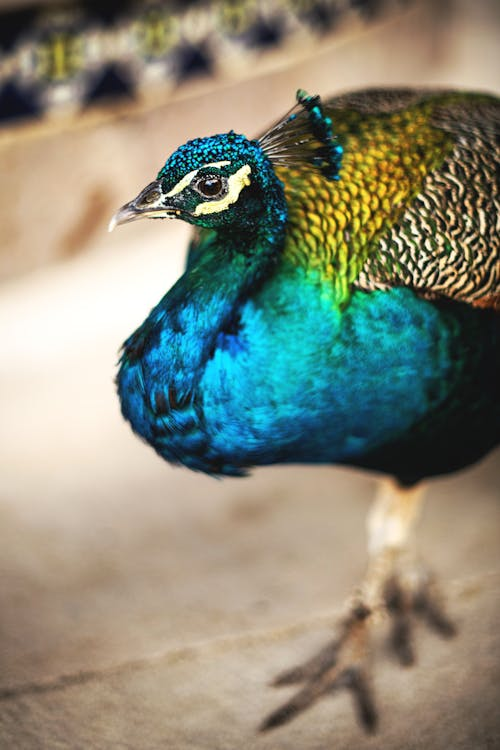
#> input picture MONTH2/WEEK5/DAY2/pexels-photo-6072467.jpeg, 500 x 750 px
$ python TASK1.py
#> lines starting #> are read from the running program, lines starting #| are printed output that depends on the picture

import numpy as np
from PIL import Image
import os

##-------------------------------Numpy Image----------------------

##1. Generate a script where the user can input the directory of an image, convert the
##image into grayscale, and save it into another folder.

user_enter_image=input("enter full path of an image:")
#> the answer given: ../DAY2/pexels-photo-6072467.jpeg

img=Image.open(user_enter_image).convert("L")
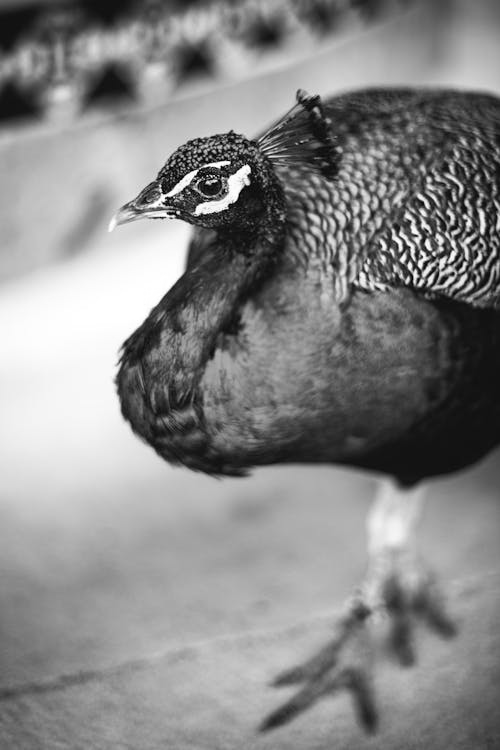
#> img: PIL image 500x750 L; min 0, max 255, mean 135.6

output_path=input("enter saved path:")
#> the answer given: out.png

os.makedirs(output_path,exist_ok=True)

filename=os.path.basename(user_enter_image)
out_path=os.path.join(output_path,f"grayscale_{filename}")

img.save(out_path)

##-----------------------Conditional Filtering & Boolean Indexing--------------------------

#1. Replace all negative values in an array with 0.

arr=np.random.randint(-5,10,(4,4))
print(arr)

arr[arr<0]=0
print(arr)

#2. Count how many elements in an array are greater than a given number 25.

array=np.random.randint(1,100,(5,5))

count=np.sum(array>25)
print(f"array numbers are greater than 25 is:{count}")

#3. Extract all odd numbers from an array

arr1=np.where(array%2 !=0)
print("odd numbers in array:",array[arr1])

$ run again, on MONTH2/WEEK5/DAY2/flipped_horizontal.png
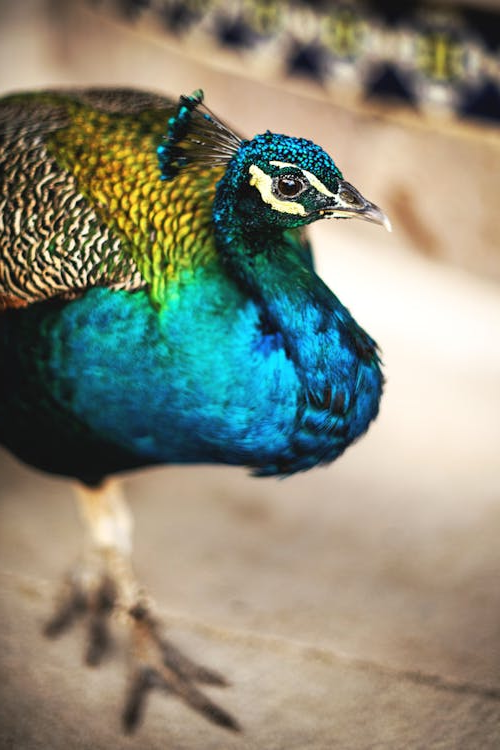
#> input picture MONTH2/WEEK5/DAY2/flipped_horizontal.png, 500 x 750 px
#> `img=Image.open(user_enter_image).convert("L")`:
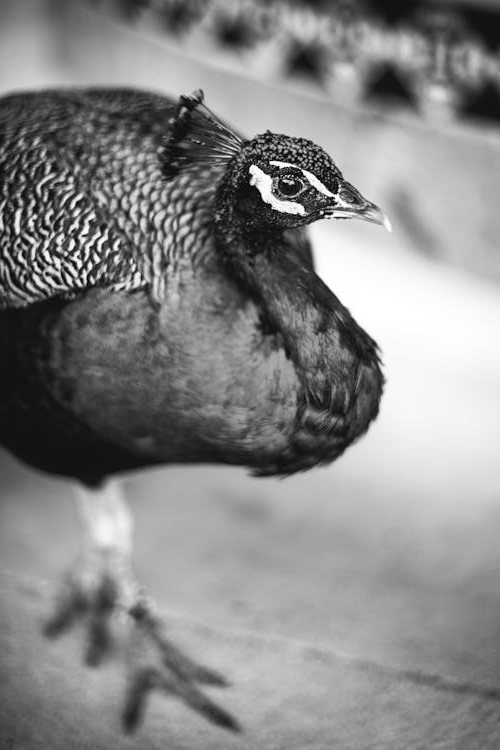
#> img: PIL image 500x750 L; min 0, max 255, mean 135.6

$ run again, on MONTH2/WEEK5/DAY2/image.png
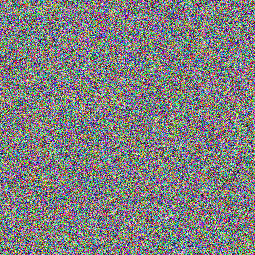
#> input picture MONTH2/WEEK5/DAY2/image.png, 255 x 255 px
#> `img=Image.open(user_enter_image).convert("L")`:
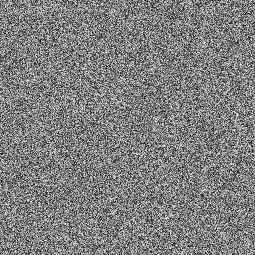
#> img: PIL image 255x255 L; min 1, max 251, mean 127.2
